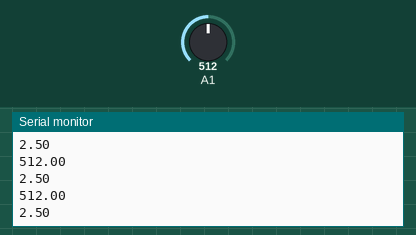
This sketch was run on a simulated Arduino Uno, built with avr-gcc and run on an emulated ATmega328P. Shown: the last lines printed to the serial monitor. Inputs (shaded band) come from the test bench; at power-on: A1 = 512.

Above: at 1.2 s.
1.3 s: A1 set to 716
At 1.8 s:
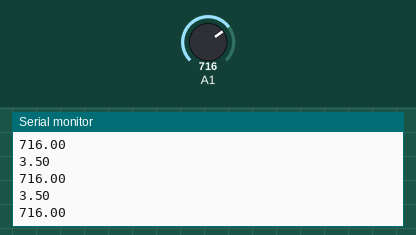
2.8 s: A1 set to 900
At 3.8 s:
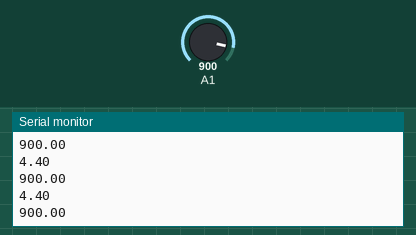
Timing chart, 0 to 5.8 s (numbered marks = the images above; inputs shaded):
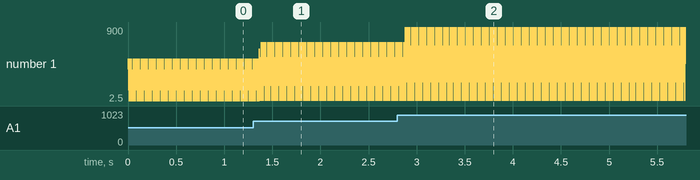

Measured:
- after the input at 1.3 s, the serial monitor: prints a new line after 0.07 s (image 1)
- after the input at 2.8 s, the serial monitor: prints a new line after 0.08 s (image 2)
- plotted number 1: 2.5 → 716 after the input at 1.3 s, 716 → 4.4 after the input at 2.8 s

The sketch:

05.Function.ino
```cpp
// Function

float average_reading(int sensor_pin, int size)
{
  int i;
  float average;
  float sum;

  sum = 0.0;    // initial value of sum
  for (i=1; i<=size; i++) {
    sum = sum + analogRead(sensor_pin);
  }
  average = sum/size;

  return(average);
}

void setup() {
  Serial.begin(9600);
}

void loop() {
  int n=15;
  int pot_pin=1;
  float reading;
  float voltage;

  reading = average_reading(pot_pin,n);
  voltage = reading*(5.0/1023.0);

  Serial.println(reading);
  Serial.println(voltage);
  Serial.println();
}
```
